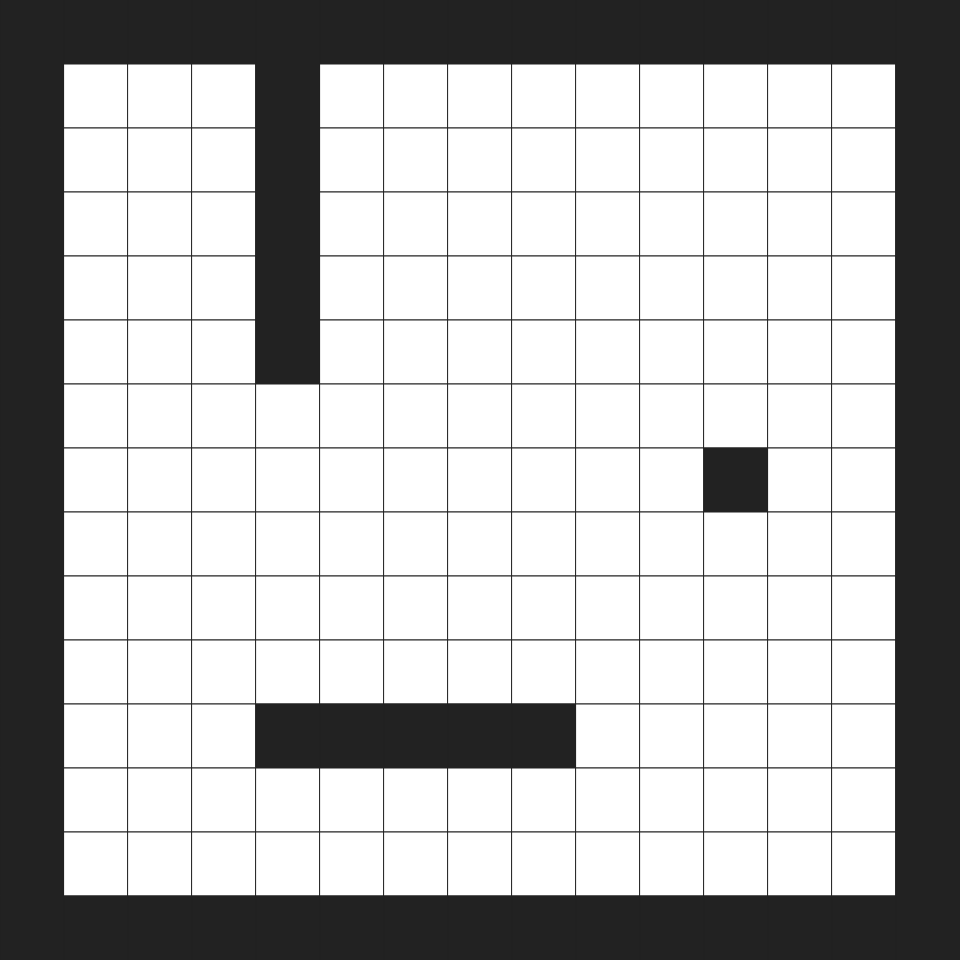
Frame 1 (no input)
Frame 60 (no input): identical to frame 1, image omitted
Frame 120 (the mouse pressed at the canvas centre since frame 60): identical to frame 1, image omitted

The p5.js sketch that drew this single still picture (run headless with seeded random() and noise() and a simulated clock; from frame 60 on, the mouse is pressed at the canvas centre):

// p5.js sketch
// ── sketch.js
const TILE_SIZE = 64;
const NUM_ROWS = 15;
const NUM_COLS = 15;

const WINDOW_WIDTH = TILE_SIZE * NUM_ROWS;
const WINDOW_HEIGHT = TILE_SIZE * NUM_COLS;


class MAP {
  constructor(){
    this.grid = [
      [1,1,1,1,1,1,1,1,1,1,1,1,1,1,1],
      [1,0,0,0,1,0,0,0,0,0,0,0,0,0,1],
      [1,0,0,0,1,0,0,0,0,0,0,0,0,0,1],
      [1,0,0,0,1,0,0,0,0,0,0,0,0,0,1],
      [1,0,0,0,1,0,0,0,0,0,0,0,0,0,1],
      [1,0,0,0,1,0,0,0,0,0,0,0,0,0,1],
      [1,0,0,0,0,0,0,0,0,0,0,0,0,0,1],
      [1,0,0,0,0,0,0,0,0,0,0,1,0,0,1],
      [1,0,0,0,0,0,0,0,0,0,0,0,0,0,1],
      [1,0,0,0,0,0,0,0,0,0,0,0,0,0,1],
      [1,0,0,0,0,0,0,0,0,0,0,0,0,0,1],
      [1,0,0,0,1,1,1,1,1,0,0,0,0,0,1],
      [1,0,0,0,0,0,0,0,0,0,0,0,0,0,1],
      [1,0,0,0,0,0,0,0,0,0,0,0,0,0,1],
      [1,1,1,1,1,1,1,1,1,1,1,1,1,1,1] 
    ];
  }
  render()
  {
    for (var i = 0; i < NUM_ROWS; i++)
    {
       for(var j = 0; j < NUM_COLS; j++)
       {
         var tile_x = j * TILE_SIZE;
         var tile_y = i * TILE_SIZE;
         var tile_color;
         if (this.grid[i][j] == 1)
           tile_color = "#222"
         else
           tile_color = "#fff"
         stroke("#222");
         fill(tile_color);
         rect(tile_x, tile_y, TILE_SIZE, TILE_SIZE);
       }
    }
  }
}

var grid = new MAP();

function setup() {
  createCanvas(WINDOW_WIDTH,WINDOW_HEIGHT);
}

function update()
{
  
}

function draw() {
  background(300);
  grid.render();
}
